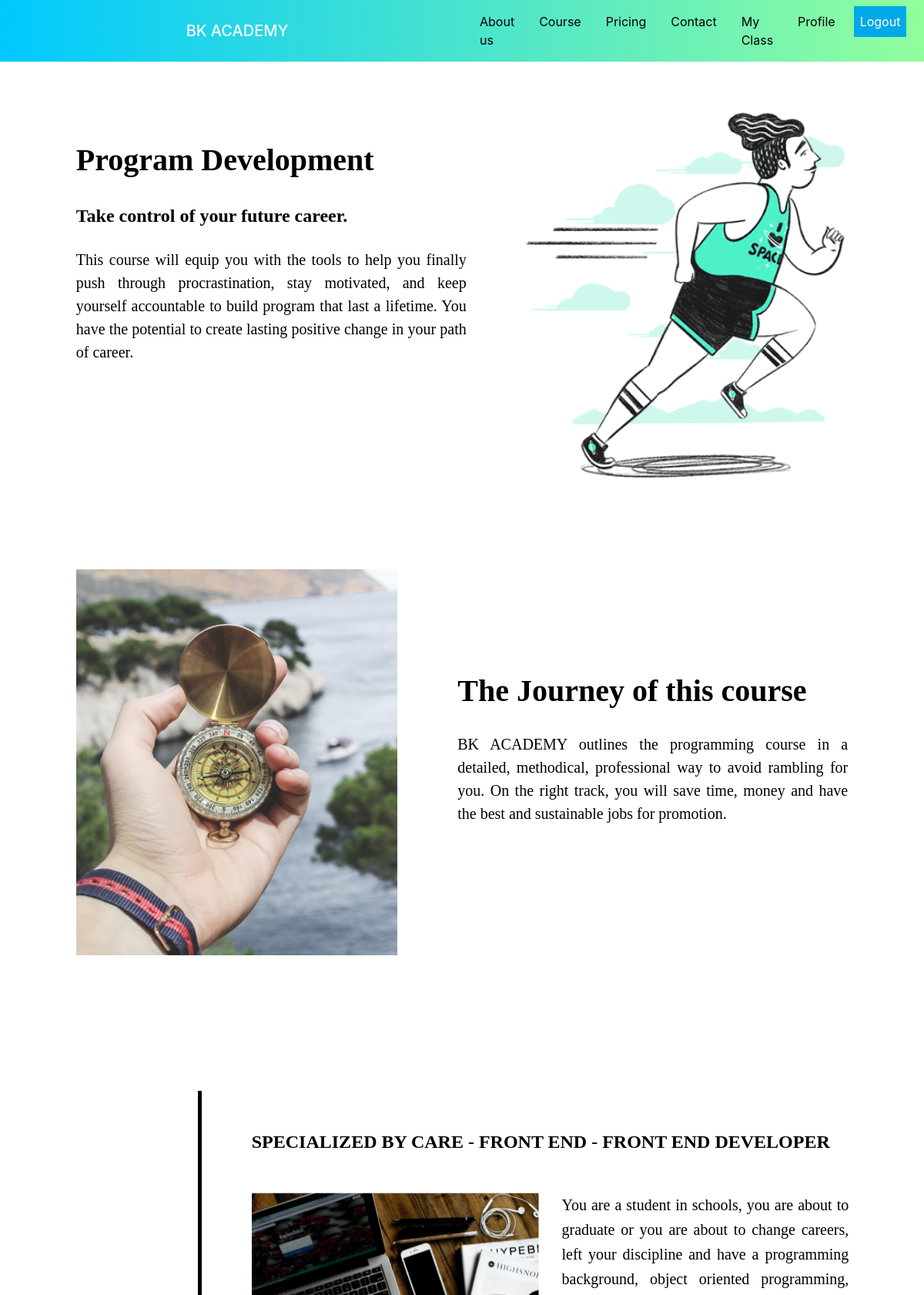
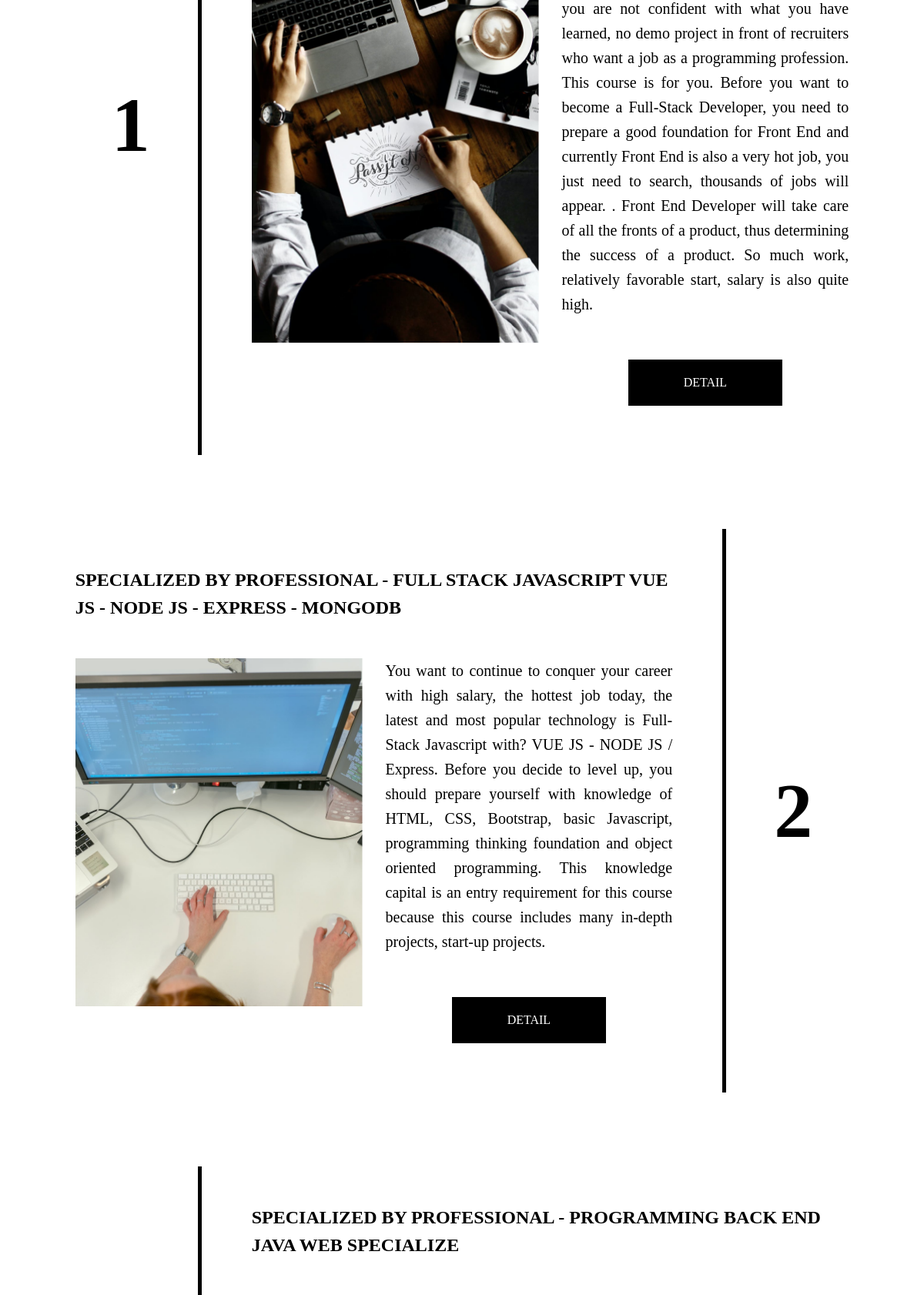
The app's page /Course (signed in, upper part) with its own data (2 pictures, top to bottom).
### tables this page shows
create table Course (
    Name varchar(255),
    Price int unsigned,
    StartDate date,
    EndDate date,
    LearningDay enum('Monday', 'Tuesday', 'Wednesday', 'Thursday', 'Friday', 'Saturday', 'Sunday'),
    StartHour time,
    EndHour time,
    Image varchar(255),
    Description varchar(1000),
    primary key (Name)
);

### application/core/Controller.php (called while the page is built, shortened)
<?php
    class Controller {
        public function model($model) {
            return new $model;
        }
        public function view($view , $data=[]) {
            require "./application/views/".$view.".php";
        }
        public function get_url($string) {
            $dirName = dirname(dirname(__FILE__) . ".." . DIRECTORY_SEPARATOR);
            $dirName = str_replace('\\', "/", $dirName);
            $base = str_replace($_SERVER['DOCUMENT_ROOT'], "", $dirName);
            return $base.'/'.$string;
        }
    }
?>

### application/controllers/Course/Course.php (called while the page is built, shortened)
<?php
    class Course extends Controller {
        protected $data;
        function __construct() {
            $this->data["css"] = "course.style.css";
            $this->data["title"] = "Course";
        }
        function index() {
            $courseModel = $this->model("CourseModel");
            $allCourses = json_decode($courseModel->getAllCourses(), true);
            $this->data["courses"] = $allCourses;
            $this->view("Course/index" , $this->data);
        }
    }
?>

### application/core/App.php (called while the page is built, shortened)
<?php
    class App {
        protected $action="index";
        function __construct() {
            $arr = [];
            if(isset($_GET['url'])) {
                $arr = $this->urlProcess($_GET['url']);
            }
            if(isset($arr[0]) && file_exists("./application/controllers/".$arr[0]."/".$arr[0].".php")) {
                unset($arr[0]);
            }
            $this->controller = new $this->controller;
            $this->params = $arr?array_values($arr):[];
            call_user_func_array([$this->controller,$this->action], $this->params);
        }
        function urlProcess($url) {
            return explode('/' , filter_var(trim($url,'/')));
        }
    }
?>

### index.php (called while the page is built, shortened)
<?php
    $app = new App();
?>

### application/core/DB.php (called while the page is built, shortened)
<?php
    class DB {
        protected $servername = "localhost";
        protected $username = "root";
        protected $password = "aBcD@12345";
        protected $dbname = "BKAcademy";
        public function __construct() {
            $this->connection = new PDO("mysql:host=$this->servername;dbname=$this->dbname", $this->username, $this->password);
        }
    }
?>

### application/models/CourseModel.php (called while the page is built, shortened)
<?php
    class CourseModel extends DB {
        public function getAllCourses() {
            try {
                $sql = $this->connection->prepare("SELECT * FROM Course");
                $sql->execute();
                $result = $sql->fetchAll(PDO::FETCH_ASSOC);
                return json_encode($result);
            } catch (Exception $e) {
                return $e->getMessage();
            }
        }
    }
?>

### application/views/Course/coursecardleft.php (the view)
<div class="row course justify-content-center" uk-scrollspy="cls:uk-animation-slide-left; repeat:true; delay: 200">
    <div class="col-md-2 text-center d-flex flex-column justify-content-center number course-border-right"><?php echo $number ?></div>
    <div class="col-md-9" style="margin-top: 3em; margin-bottom: 3em;">
        <h2><?php echo $name ?></h2>
        <div class="row">
            <div class="col-md-6" style="margin-bottom: 3em;">
                <img src="<?php echo $this->get_url($image); ?>" alt="">
            </div>
            <div class="col-md-6">
                <p style="line-height: 1.6em;"><?php echo $description ?></p>
                <div class="d-flex justify-content-center">
                    <a href=<?php echo "./Course/detail/".str_replace(" ", "_", $name) ?> class="btn btn-dark d-flex justify-content-center align-items-center">DETAIL</a>
                </div>
            </div>
        </div>
    </div>
</div>

### application/views/Course/index.php (shortened to what this page needs)
<div class="row intro justify-content-center">
    <div class="col-md-6 mr-5 d-flex flex-column justify-content-center">
        <h1 class="mb-4">Program Development</h1>
        <h3 class="mb-4">Take control of your future career.</h3>
        <p>This course will equip you with the tools to help you finally push through procrastination, stay motivated, and keep yourself accountable to build program that last a lifetime. You have the potential to create lasting positive change in your path of career.</p>
    </div>
    <div class="col-md-5" style="position: relative; top: 0; left: 0;">
        <img src="<?php echo $this->get_url("../public/images/product/runner 1.png") ;?>" style="position: absolute; top: 0; left: 0;" alt="" uk-scrollspy="cls:uk-animation-slide-left; repeat:true; delay: 600">
    </div>
</div>
<div class="row d-flex flex-wrap-reverse intro justify-content-center">
    <div class="col-md-5 mr-5" uk-scrollspy="cls:uk-animation-fade; repeat:true; delay: 200">
        <img src="<?php echo $this->get_url("../public/images/product/Frame 5.png") ;?>" alt="">
    </div>
    <div class="col-md-6 d-flex flex-column justify-content-center">
        <h1 class="mb-4">The Journey of this course</h1>
        <p>BK ACADEMY outlines the programming course in a detailed, methodical, professional way to avoid rambling for you. On the right track, you will save time, money and have the best and sustainable jobs for promotion.</p>
    </div>
</div>
<?php
    for ($i = 0; $i < count($this->data["courses"]); $i++) {
        $number = $i + 1;
        $name = $this->data["courses"][$i]["Name"];
        $description = $this->data["courses"][$i]["Description"];
        $image = $this->data["courses"][$i]["Image"];
        if ($number % 2 == 1) {
            require "./application/views/Course/coursecardleft.php";
        } else {
            require "./application/views/Course/coursecardright.php";
        }
    }
?>

### application/views/Course/coursecardright.php
<div class="row course justify-content-center d-flex flex-wrap-reverse" uk-scrollspy="cls:uk-animation-slide-right; repeat:true; delay: 200">
    <div class="col-md-9" style="margin-top: 3em; margin-bottom: 3em;">
        <h2><?php echo $name ?></h2>
        <div class="row">
            <div class="col-md-6" style="margin-bottom: 3em;">
                <img src="<?php echo $this->get_url($image); ?>" alt="">
            </div>
            <div class="col-md-6">
                <p style="line-height: 1.6em;"><?php echo $description ?></p>
                <div class="d-flex justify-content-center">
                    <a href=<?php echo "./Course/detail/".str_replace(" ", "_", $name) ?> class="btn btn-dark d-flex justify-content-center align-items-center">DETAIL</a>
                </div>
            </div>
        </div>
    </div>
    <div class="col-md-2 text-center d-flex flex-column justify-content-center number course-border-left"><?php echo $number ?></div>
</div>

### public/css/course.style.css (style rules this page uses)
img { width: 100%; object-fit: cover; }
.intro { margin-top: 3em; margin-bottom: 8em; margin-left: 3em; margin-right: 3em; }
.intro h1 { font-family: Poppins; font-style: normal; font-weight: 600; font-size: 40px; line-height: 60px; color: #000000; }
.intro h3 { font-family: Poppins; font-style: normal; font-weight: 600; font-size: 24px; line-height: 36px; color: #000000; }
.intro p, .course p { font-family: Poppins; font-style: normal; font-weight: normal; font-size: 20px; line-height: 30px; display: flex; align-items: center; color: #000000; text-align: justify; margin-bottom: 2em; }
.number { font-family: Poppins; font-style: normal; font-weight: 800; font-size: 100px; line-height: 150px; color: #000000; }
.course { margin-top: 3em; margin-bottom: 3em; margin-left: 3em; margin-right: 3em; }
.course h2 { font-family: Poppins; font-style: normal; font-weight: 600; font-size: 24px; line-height: 36px; color: #000000; margin-bottom: 2em; }
.course-border-right { border-right: 5px solid #000000; margin-right: 0.5em; }
.course-border-left { border-left: 5px solid #000000; margin-left: 0.5em; }
.btn-dark { width: 200px; height: 60px; background: #000000; border: none; border-radius: 0%; color: #FFFFFF; font-family: Poppins; font-style: normal; font-weight: 500; font-size: 16px; margin: 1em; }

### records on screen
course: number "1", Name "SPECIALIZED BY CARE - FRONT END - FRONT END DEVELOPER", Image (picture), Description "You are a student in schools, you are about to graduate or you are about to change careers, left your discipline and have a programming background, object oriented programming, you are not confident with what you have learned, no demo project in front of recruiters who want a job as a programming profession. This course is for you. Before you want to become a Full-Stack Developer, you need to prepare a good foundation for Front End and currently Front End is also a very hot job, you just need to search, thousands of jobs will appear. . Front End Developer will take care of all the fronts of a product, thus determining the success of a product. So much work, relatively favorable start,…"
course: Name "SPECIALIZED BY PROFESSIONAL - FULL STACK JAVASCRIPT VUE JS - NODE JS - EXPRESS - MONGODB", Image (picture), Description "You want to continue to conquer your career with high salary, the hottest job today, the latest and most popular technology is Full-Stack Javascript with? VUE JS - NODE JS / Express. Before you decide to level up, you should prepare yourself with knowledge of HTML, CSS, Bootstrap, basic Javascript, programming thinking foundation and object oriented programming. This knowledge capital is an entry requirement for this course because this course includes many in-depth projects, start-up projects.", number "2"
course: Name "SPECIALIZED BY PROFESSIONAL - PROGRAMMING BACK END JAVA WEB SPECIALIZE"

### other values on screen
$text "Logout"
